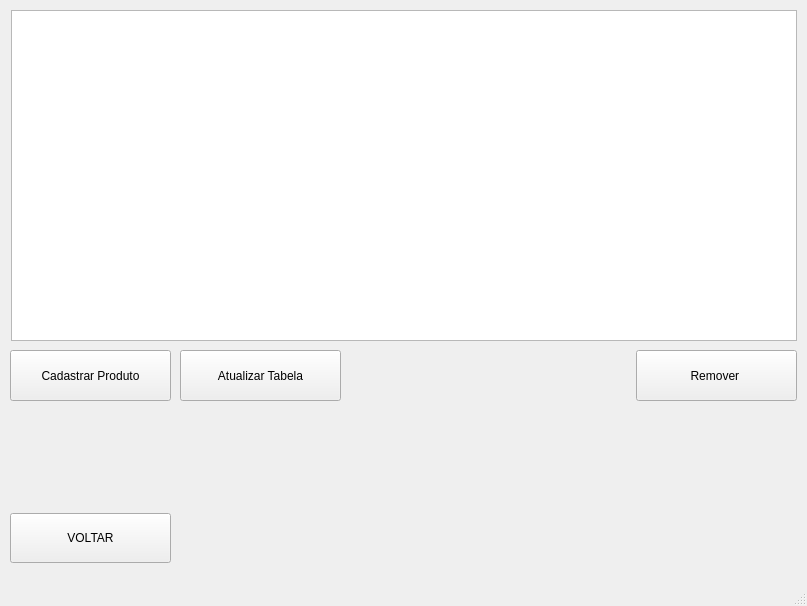
<?xml version="1.0" encoding="UTF-8"?>
<ui version="4.0">
 <class>MainWindow</class>
 <widget class="QMainWindow" name="MainWindow">
  <property name="geometry">
   <rect>
    <x>0</x>
    <y>0</y>
    <width>807</width>
    <height>606</height>
   </rect>
  </property>
  <property name="windowTitle">
   <string>MainWindow</string>
  </property>
  <widget class="QWidget" name="centralwidget">
   <widget class="QPushButton" name="pushButton_3">
    <property name="geometry">
     <rect>
      <x>636</x>
      <y>350</y>
      <width>161</width>
      <height>51</height>
     </rect>
    </property>
    <property name="text">
     <string>Remover </string>
    </property>
   </widget>
   <widget class="QPushButton" name="pushButton_4">
    <property name="geometry">
     <rect>
      <x>10</x>
      <y>350</y>
      <width>161</width>
      <height>51</height>
     </rect>
    </property>
    <property name="text">
     <string>Cadastrar Produto</string>
    </property>
   </widget>
   <widget class="QPushButton" name="pushButton_5">
    <property name="geometry">
     <rect>
      <x>10</x>
      <y>513</y>
      <width>161</width>
      <height>50</height>
     </rect>
    </property>
    <property name="text">
     <string>VOLTAR</string>
    </property>
   </widget>
   <widget class="QPushButton" name="pushButton_6">
    <property name="geometry">
     <rect>
      <x>180</x>
      <y>350</y>
      <width>161</width>
      <height>51</height>
     </rect>
    </property>
    <property name="text">
     <string>Atualizar Tabela</string>
    </property>
   </widget>
   <widget class="QTableWidget" name="tableWidget">
    <property name="geometry">
     <rect>
      <x>11</x>
      <y>10</y>
      <width>786</width>
      <height>331</height>
     </rect>
    </property>
   </widget>
  </widget>
  <widget class="QMenuBar" name="menubar">
   <property name="geometry">
    <rect>
     <x>0</x>
     <y>0</y>
     <width>807</width>
     <height>21</height>
    </rect>
   </property>
  </widget>
  <widget class="QStatusBar" name="statusbar"/>
 </widget>
 <resources/>
 <connections/>
</ui>
